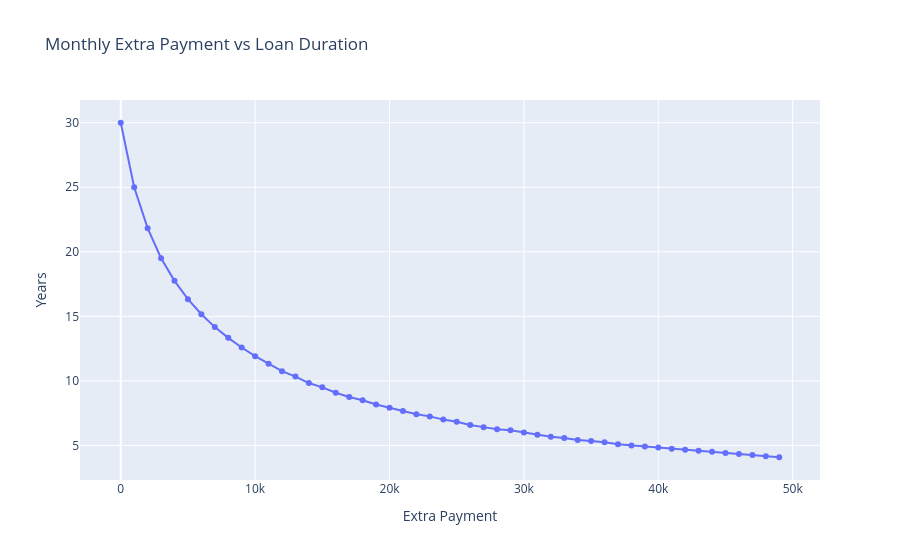

Notebook code for this chart:
### Code cell
#  Extra Payment vs Years Saved
df_extra["Years"] = df_extra["Months"] / 12

fig = px.line(
    df_extra,
    x="Extra Payment",
    y="Years",
    markers=True,
    title="Monthly Extra Payment vs Loan Duration"
)

fig.show()

### Figure 1 — Plotly figure (JSON) as saved in the notebook; plotly's stock layout.template omitted (floating-point values rounded to 4 significant figures)
{"data": [{"hovertemplate": "Extra Payment=%{x}<br>Years=%{y}<extra></extra>", "legendgroup": "", "line": {"color": "#636efa", "dash": "solid"}, "marker": {"symbol": "circle"}, "mode": "lines+markers", "name": "", "orientation": "v", "showlegend": false, "type": "scatter", "x": [0, 1000, 2000, 3000, 4000, 5000, 6000, 7000, 8000, 9000, 10000, 11000, 12000, 13000, 14000, 15000, 16000, 17000, 18000, 19000, 20000, 21000, 22000, 23000, 24000, 25000, 26000, 27000, 28000, 29000, 30000, 31000, 32000, 33000, 34000, 35000, 36000, 37000, 38000, 39000, 40000, 41000, 42000, 43000, 44000, 45000, 46000, 47000, 48000, 49000], "xaxis": "x", "y": [30.0, 25.0, 21.83, 19.5, 17.75, 16.33, 15.17, 14.17, 13.33, 12.58, 11.92, 11.33, 10.75, 10.33, 9.833, 9.5, 9.083, 8.75, 8.5, 8.167, 7.917, 7.667, 7.417, 7.25, 7.0, 6.833, 6.583, 6.417, 6.25, 6.167, 6.0, 5.833, 5.667, 5.583, 5.417, 5.333, 5.25, 5.083, 5.0, 4.917, 4.833, 4.75, 4.667, 4.583, 4.5, 4.417, 4.333, 4.25, 4.167, 4.083], "yaxis": "y"}], "layout": {"legend": {"tracegroupgap": 0}, "title": {"text": "Monthly Extra Payment vs Loan Duration"}, "xaxis": {"anchor": "y", "domain": [0, 1], "title": {"text": "Extra Payment"}}, "yaxis": {"anchor": "x", "domain": [0, 1], "title": {"text": "Years"}}}}
